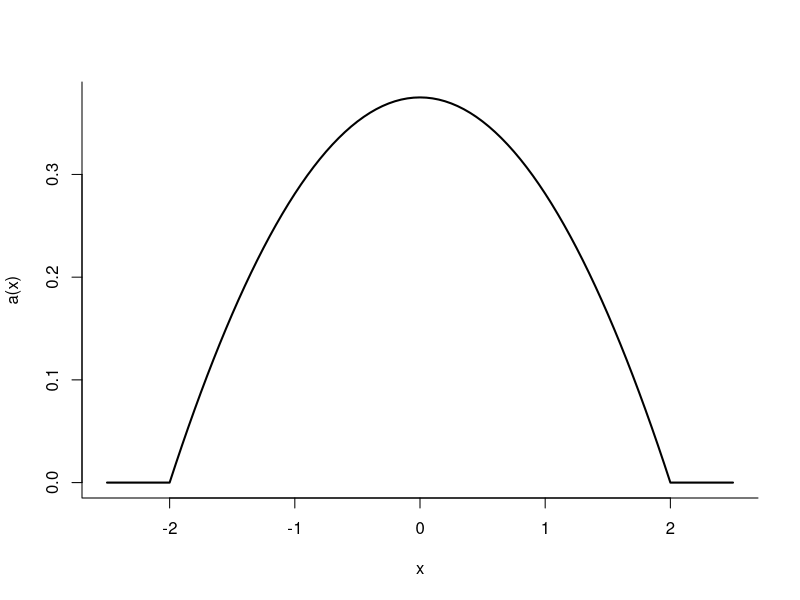
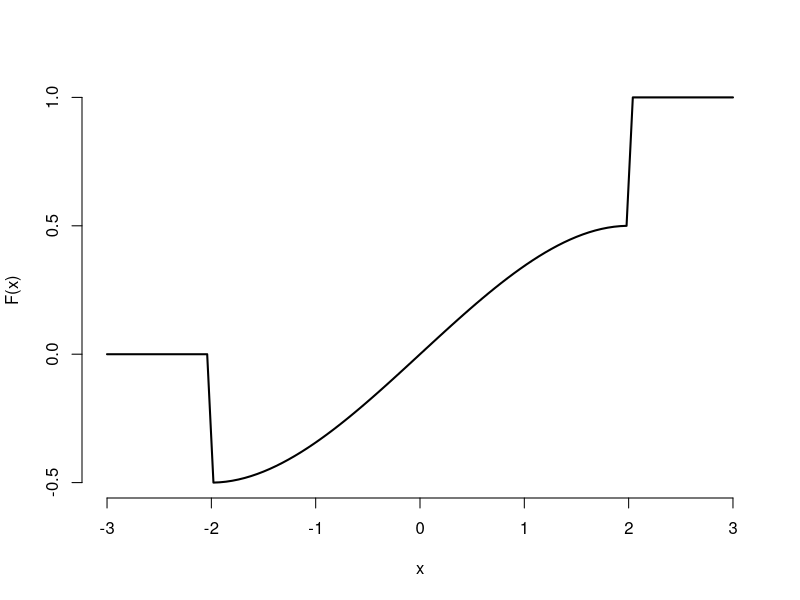

Recreate these plots in R, in order. (Note: this script raises an error after producing the figures.)
#3a
a <- function(x){
  ax <- ifelse(abs(x)>2,0,3/8*(1-(x^2)/4))
  return(ax)
}

curve(a(x),-2.5,2.5,lwd=2,bty="l")
##########################################
#3b
F <- function(x){
  Fx <- ifelse(x< -2,0,ifelse(x>2,1,3/8*(x-(x^3)/12)))
  return(Fx)
}

curve(F(x),-3,3,lwd=2,bty="n")

##########################################
#3c
integrate(a,0,1)$value

A(1)
A(0)
##########################################
#4c

A(2)
